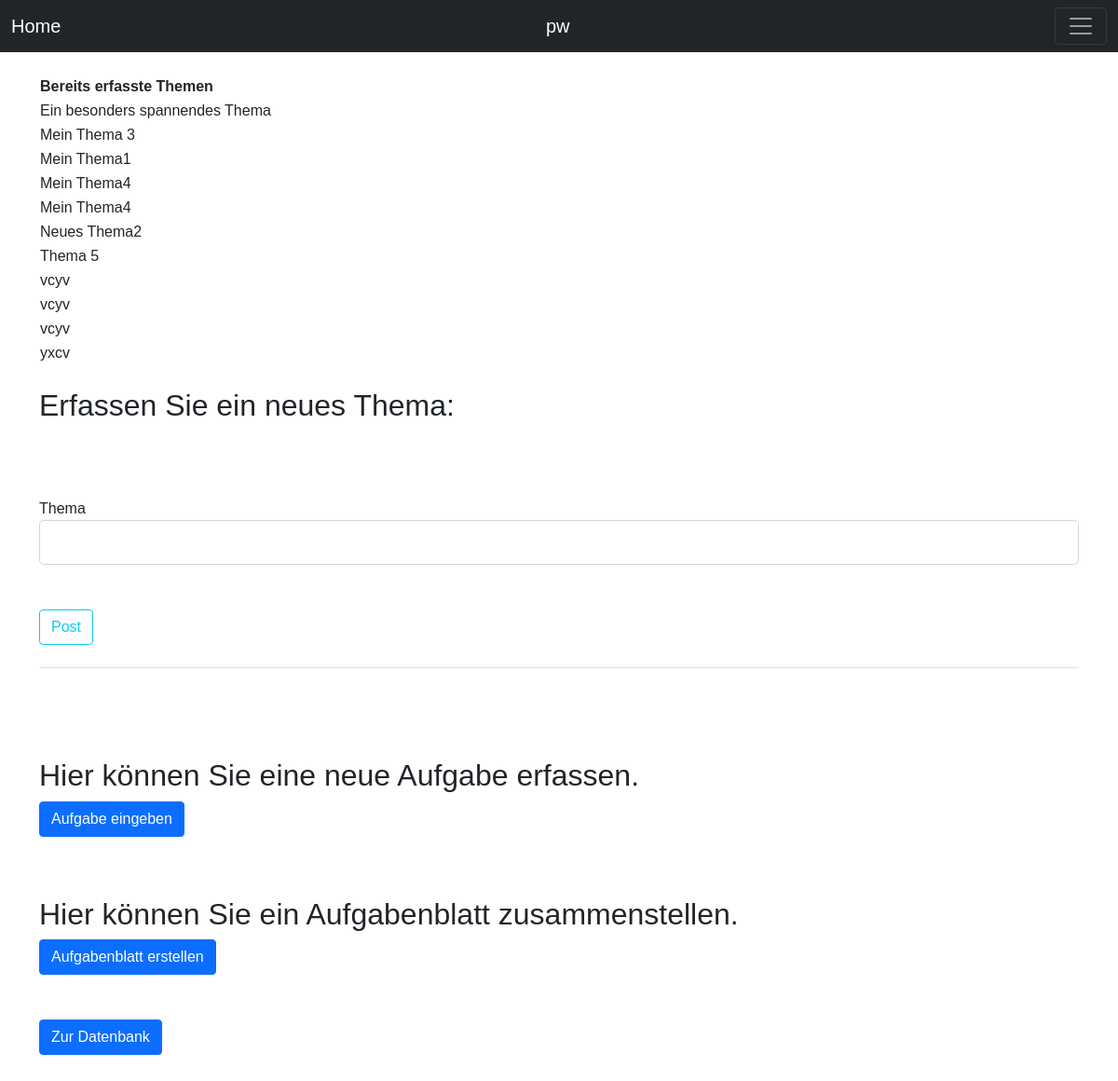
The app's page /topic/ (signed in) with its own data.
### app/models.py (models this page shows, shortened)
class User(db.Model, UserMixin):
    id = db.Column(db.Integer, primary_key=True)
    username=db.Column(db.String(20), unique=True, nullable=False)
    email=db.Column(db.String(120), unique=True, nullable=False)
    image_file=db.Column(db.String(20), nullable=False, default='default.jpg')
    password=db.Column(db.String(60), nullable=False)
    posts=db.relationship('Aufgabe', backref='autor', lazy=True)

class Thema(db.Model):
    id = db.Column(db.Integer, primary_key=True)
    thema =db.Column(db.String(100), nullable=False, default='N/A')
    date_posted=db.Column(db.DateTime, nullable=True, default=datetime.utcnow)
    user_id=db.Column(db.Integer, db.ForeignKey('user.id'), nullable=False)

### app/routes.py (the view)
@app.route('/topic/', methods=['GET', 'POST'])
@login_required
def themen():
    form=ThemaForm()
    if form.validate_on_submit():
        post=Thema(thema=form.thema.data, user_id=1)
        db.session.add(post)
        db.session.commit()
        flash('Thema wurde erstellt', 'success')
        return redirect('/topic/')
    else:
        topics = Thema.query.order_by(Thema.thema).all()
        return render_template('themen.html', form=form, topics=topics)

### app/forms.py
class ThemaForm(FlaskForm):
    thema=StringField('Thema', validators=[DataRequired()])
    submit=SubmitField('Post')

### app/models.py (called while the page is built)
@login_manager.user_loader
def load_user(user_id):
    return User.query.get(int(user_id))

### app/templates/themen.html (shortened to what this page needs)
{% extends 'base.html' %}
{%block body  %}
<br>
<table>
  <tr>
      <th>Bereits erfasste Themen</th>
  </tr>
  {% for topic in topics %}
  <tr>
      <td>{{topic.thema}}</td>
  </tr>
  {% endfor %}
</table>
<br>
<h2>Erfassen Sie ein neues Thema:</h2>
<br>
<div class="content-section">
   <form method ="POST" action="">
       <br>
         <br>
         <div class="form-group">
           {{ form.thema.label(class="form-control-label") }}
           {%if form.thema.errors%}
            {{ form.thema(class="form-control form-control-lg is-invalid") }}
         <div class="invalid-feedback">
           {%for error in form.thema.errors%}
             <span> {{error}}</span>
             {%endfor%}
             </div>
           {%else%}
           {{form.thema (class="form-control form-control-lg")}}
           {%endif%}
         </div>
         <br>
       <br>
       <div class="form-group">
       {{form.submit(class="btn btn-outline-info") }}
       </div>
       <br>
       <fieldset class="form-group">
        <legend class="border-bottom mb-4"> {{legend}}</legend>
      <br><br><br><br>
       <h2>Hier können Sie eine neue Aufgabe erfassen.</h2>
       <a class="btn btn-primary" href="/new/" role="button">Aufgabe eingeben
           </a>
   <br>
   <br>
   <h2>Hier können Sie ein Aufgabenblatt zusammenstellen. </h2>
   <a class="btn btn-primary" href="/aufgaben/" role="button">Aufgabenblatt erstellen
   </a>
   <br>
   <br>
       <br>
       <a class="btn btn-primary" href="/eingabe/" role="button">Zur Datenbank</a>
       <br>
   </form>
   <br>
   <br>
</div>
{% endblock%}

### templates/base.html (shortened to what this page needs)
<!DOCTYPE html>
<html>
<head>
    <link rel='stylesheet' type='text/css' media='screen' href='main.css'>
    <link href="https://cdn.jsdelivr.net/npm/bootstrap@5.0.0-beta1/dist/css/bootstrap.min.css" rel="stylesheet"
>
    <link rel="stylesheet" href="static/css/main.css">
</head>
<body>
    <nav class="navbar navbar-dark bg-dark" aria-label="First navbar example">
        <div class="container-fluid">
            {% if current_user.is_authenticated %}
            <a class="navbar-brand" href="{{ url_for('home2') }}">Home </a>
            <a class="navbar-brand" href="{{ url_for('users') }}"> {{current_user.username}}</a>
            {%else%}
            <a class="navbar-brand" href="{{ url_for('home') }}">Home</a>
            {%endif%}
            <button class="navbar-toggler" type="button" data-bs-toggle="collapse" data-bs-target="#navbarsExample01"
                aria-controls="navbarsExample01" aria-expanded="false" aria-label="Toggle navigation">
                <span class="navbar-toggler-icon"></span>
            </button>
        </div>
    </nav>
    <div class="container">
        {%block body %} {% endblock body%}
    </div>
</body>
</html>

### static/css/main.css (style rules this page uses)
body { font-family: Arial, Helvetica, sans-serif; }

### records on screen
User: username "pw"
Thema: thema "Ein besonders spannendes Thema"
Thema: thema "Mein Thema 3"
Thema: thema "Mein Thema1"
Thema: thema "Mein Thema4"
Thema: thema "Mein Thema4"
Thema: thema "Neues Thema2"
Thema: thema "Thema 5"
Thema: thema "vcyv"
Thema: thema "vcyv"
Thema: thema "vcyv"
Thema: thema "yxcv"
